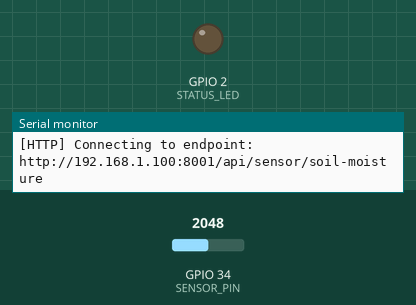
Simulated run of this sketch. Board: ESP32. On the bench: output pins drawn as LEDs (lit = HIGH), the last lines printed to the serial monitor. The inputs (shaded band) are chosen by the test bench; at power-on: GPIO 34 (SENSOR_PIN) = 2048 (analog values on the 0–4095 scale). WiFi joins after 1.5 s; servers stay silent unless stated; uploads are accepted with an empty reply.

Above: at 2.73 s.
At 5.2 s:
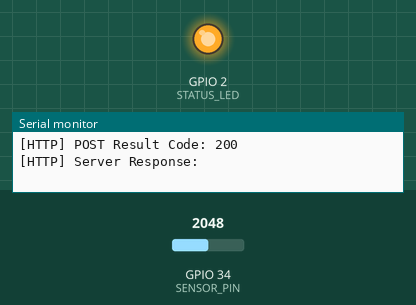
Timing chart, 0 to 9.1 s (numbered marks = the images above):
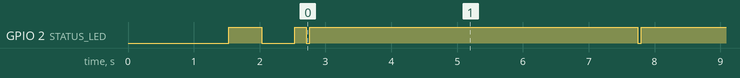

The sketch:

soil_moisture_sensor.ino
```cpp
/**
 * ======================================================================================
 * AGRIGUARD — ESP32 DevKit V1 Soil Moisture Sensor Telemetry Firmware
 * ======================================================================================
 * Hardware Connections:
 *   - ESP32 DevKit V1 (30-pin or 36-pin)
 *   - Analog Soil Moisture Sensor (Capacitive v1.2/v2.0 or Resistive Probe)
 *   - Sensor AO (Analog Output) -> ESP32 GPIO34 (ADC1 Channel 6, input only)
 *   - Sensor GND                -> ESP32 GND
 *   - Sensor VCC                -> ESP32 3.3V (or 5V/VIN if 5V sensor module)
 *   - Built-in LED              -> GPIO 2 (Status indicator)
 * ======================================================================================
 */

#include <WiFi.h>
#include <HTTPClient.h>

// --------------------------------------------------------------------------------------
// 1. NETWORK & BACKEND CONFIGURATION
// --------------------------------------------------------------------------------------
// Replace with your Wi-Fi credentials
const char* WIFI_SSID     = "YOUR_WIFI_SSID";
const char* WIFI_PASSWORD = "YOUR_WIFI_PASSWORD";

/**
 * Backend API Endpoint:
 * - If running AGRIGUARD locally on your computer:
 *   Replace 192.168.1.X with your computer's local LAN IP address.
 *   (Find your local IP by running 'ipconfig' in Windows PowerShell/Command Prompt)
 *   Example: "http://192.168.1.105:8001/api/sensor/soil-moisture"
 *
 * - If AGRIGUARD is deployed online (e.g. AWS, Render, Railway, VPS):
 *   Example: "https://your-agriguard-domain.com/api/sensor/soil-moisture"
 *
 * Note: Never use "localhost" or "127.0.0.1" inside ESP32 code because that points
 * to the ESP32 itself, not your computer!
 */
const char* BACKEND_URL = "http://192.168.1.100:8001/api/sensor/soil-moisture";

// Unique identifier for this sensor node
const char* DEVICE_ID   = "esp32_devkit_v1_field_01";

// --------------------------------------------------------------------------------------
// 2. HARDWARE & PIN DEFINITIONS
// --------------------------------------------------------------------------------------
const int SENSOR_PIN    = 34; // GPIO 34 (ADC1_CH6) — Input only, unaffected by Wi-Fi
const int STATUS_LED    = 2;  // Built-in blue LED on ESP32 DevKit V1

// --------------------------------------------------------------------------------------
// 3. SENSOR CALIBRATION VALUES (Configurable)
// --------------------------------------------------------------------------------------
/**
 * CALIBRATION INSTRUCTIONS:
 * 1. Air / Dry Soil Calibration:
 *    - Wipe the sensor probe completely dry and hold it in the air.
 *    - Open Arduino Serial Monitor (115200 baud).
 *    - Note the raw ADC reading (usually between 3200 and 4095 for 12-bit ADC).
 *    - Set DRY_CALIBRATION_VALUE to this measured number.
 *
 * 2. Water / Saturated Soil Calibration:
 *    - Dip the probe into a cup of water up to the max submersion line (do not submerge electronics).
 *    - Note the raw ADC reading in the Serial Monitor (typically between 1200 and 1800).
 *    - Set WET_CALIBRATION_VALUE to this measured number.
 */
int DRY_CALIBRATION_VALUE = 3500; // Raw ADC reading in dry air / completely dry soil
int WET_CALIBRATION_VALUE = 1400; // Raw ADC reading in cup of water / thoroughly saturated soil

// Transmission interval in milliseconds (default: 5 seconds for responsive live demo)
const unsigned long TRANSMIT_INTERVAL_MS = 5000;
unsigned long lastTransmitTime = 0;

// --------------------------------------------------------------------------------------
// 4. FUNCTION DECLARATIONS
// --------------------------------------------------------------------------------------
void connectWiFi();
int readSmoothedADC(int pin, int samples = 16);
float calculateMoisturePercentage(int rawAdc);
String determineSoilStatus(float percentage);
bool sendTelemetry(int rawAdc, float percentage, const String& status);

// --------------------------------------------------------------------------------------
// SETUP
// --------------------------------------------------------------------------------------
void setup() {
  Serial.begin(115200);
  delay(1000);

  Serial.println("\n========================================================");
  Serial.println("  AGRIGUARD — ESP32 Soil Moisture Sensor Telemetry Node");
  Serial.println("========================================================");

  // Configure Pins
  pinMode(STATUS_LED, OUTPUT);
  pinMode(SENSOR_PIN, INPUT);

  // Configure ESP32 ADC (12-bit resolution: 0 - 4095, 11dB attenuation: 0 - 3.3V range)
  analogReadResolution(12);
  analogSetAttenuation(ADC_11db);

  Serial.printf("[HARDWARE] Sensor Pin: GPIO%d (ADC1)\n", SENSOR_PIN);
  Serial.printf("[CALIBRATION] Dry Value: %d | Wet Value: %d\n", DRY_CALIBRATION_VALUE, WET_CALIBRATION_VALUE);
  Serial.printf("[ENDPOINT] Target URL: %s\n", BACKEND_URL);

  // Connect to Wi-Fi
  connectWiFi();
}

// --------------------------------------------------------------------------------------
// MAIN LOOP
// --------------------------------------------------------------------------------------
void loop() {
  // Check Wi-Fi connection and reconnect if dropped
  if (WiFi.status() != WL_CONNECTED) {
    Serial.println("[WARNING] Wi-Fi lost! Attempting to reconnect...");
    connectWiFi();
  }

  unsigned long currentMillis = millis();
  if (currentMillis - lastTransmitTime >= TRANSMIT_INTERVAL_MS || lastTransmitTime == 0) {
    lastTransmitTime = currentMillis;

    // 1. Read smoothed analog value
    int rawAdc = readSmoothedADC(SENSOR_PIN, 16);

    // 2. Calculate clamped soil moisture percentage (0.0 - 100.0%)
    float moisturePercent = calculateMoisturePercentage(rawAdc);

    // 3. Determine classification (DRY / MOIST / WET)
    String status = determineSoilStatus(moisturePercent);

    // Diagnostic Serial Output
    Serial.println("--------------------------------------------------------");
    Serial.printf("[SENSOR] Raw ADC: %d / 4095 | Moisture: %.1f%% | Status: %s\n",
                  rawAdc, moisturePercent, status.c_str());

    // 4. Send telemetry payload to AgriGuard backend
    if (WiFi.status() == WL_CONNECTED) {
      sendTelemetry(rawAdc, moisturePercent, status);
    } else {
      Serial.println("[ERROR] Cannot transmit: Wi-Fi not connected.");
    }
  }

  // Small delay to allow ESP32 background tasks (Wi-Fi stack, watchdog) to run
  delay(50);
}

// --------------------------------------------------------------------------------------
// WI-FI CONNECTION HANDLER
// --------------------------------------------------------------------------------------
void connectWiFi() {
  Serial.printf("\n[WIFI] Connecting to SSID: '%s' ...\n", WIFI_SSID);
  WiFi.mode(WIFI_STA);
  WiFi.begin(WIFI_SSID, WIFI_PASSWORD);

  int attempts = 0;
  while (WiFi.status() != WL_CONNECTED && attempts < 25) {
    delay(500);
    Serial.print(".");
    // Blink LED while connecting
    digitalWrite(STATUS_LED, !digitalRead(STATUS_LED));
    attempts++;
  }

  if (WiFi.status() == WL_CONNECTED) {
    digitalWrite(STATUS_LED, HIGH); // Solid ON when connected
    Serial.println("\n[WIFI] Connected successfully!");
    Serial.printf("[WIFI] ESP32 Assigned IP: %s\n", WiFi.localIP().toString().c_str());
    Serial.printf("[WIFI] Signal Strength (RSSI): %d dBm\n", WiFi.RSSI());
  } else {
    digitalWrite(STATUS_LED, LOW);
    Serial.println("\n[ERROR] Wi-Fi connection timed out. Will retry in next loop cycle.");
  }
}

// --------------------------------------------------------------------------------------
// SMOOTHED ADC READING (Oversampling to eliminate analog noise)
// --------------------------------------------------------------------------------------
int readSmoothedADC(int pin, int samples) {
  long sum = 0;
  for (int i = 0; i < samples; i++) {
    sum += analogRead(pin);
    delay(10); // Settling delay between samples
  }
  return (int)(sum / samples);
}

// --------------------------------------------------------------------------------------
// CALCULATE MOISTURE PERCENTAGE (Handles normal & inverted calibration curves)
// --------------------------------------------------------------------------------------
float calculateMoisturePercentage(int rawAdc) {
  float pct = 0.0f;

  if (DRY_CALIBRATION_VALUE > WET_CALIBRATION_VALUE) {
    // Standard capacitive/resistive sensor: Higher voltage/ADC = Drier soil
    pct = ((float)(DRY_CALIBRATION_VALUE - rawAdc) / (float)(DRY_CALIBRATION_VALUE - WET_CALIBRATION_VALUE)) * 100.0f;
  } else if (WET_CALIBRATION_VALUE > DRY_CALIBRATION_VALUE) {
    // Inverted sensor: Higher voltage/ADC = Wetter soil
    pct = ((float)(rawAdc - DRY_CALIBRATION_VALUE) / (float)(WET_CALIBRATION_VALUE - DRY_CALIBRATION_VALUE)) * 100.0f;
  } else {
    // Failsafe in case dry == wet
    pct = 50.0f;
  }

  // Clamping strictly between 0.0% and 100.0%
  if (pct < 0.0f) pct = 0.0f;
  if (pct > 100.0f) pct = 100.0f;

  return pct;
}

// --------------------------------------------------------------------------------------
// DETERMINE SOIL STATUS
// --------------------------------------------------------------------------------------
String determineSoilStatus(float percentage) {
  if (percentage < 30.0f) {
    return "DRY";
  } else if (percentage > 70.0f) {
    return "WET";
  } else {
    return "MOIST";
  }
}

// --------------------------------------------------------------------------------------
// SEND TELEMETRY VIA HTTP POST
// --------------------------------------------------------------------------------------
bool sendTelemetry(int rawAdc, float percentage, const String& status) {
  HTTPClient http;

  Serial.printf("[HTTP] Connecting to endpoint: %s\n", BACKEND_URL);
  http.begin(BACKEND_URL);
  http.addHeader("Content-Type", "application/json");
  http.setTimeout(5000); // 5 second timeout

  // Build JSON payload
  // e.g. {"device_id":"esp32_devkit_v1_field_01","raw_adc":2340,"moisture_percentage":55.2,"status":"MOIST","sensor_pin":"GPIO34"}
  String payload = "{";
  payload += "\"device_id\":\"" + String(DEVICE_ID) + "\",";
  payload += "\"raw_adc\":" + String(rawAdc) + ",";
  payload += "\"moisture_percentage\":" + String(percentage, 1) + ",";
  payload += "\"status\":\"" + status + "\",";
  payload += "\"sensor_pin\":\"GPIO34\"";
  payload += "}";

  // Quick double blink on transmit
  digitalWrite(STATUS_LED, LOW);
  delay(50);
  digitalWrite(STATUS_LED, HIGH);

  int httpResponseCode = http.POST(payload);

  if (httpResponseCode > 0) {
    Serial.printf("[HTTP] POST Result Code: %d\n", httpResponseCode);
    String responseString = http.getString();
    Serial.printf("[HTTP] Server Response: %s\n", responseString.c_str());

    http.end();
    return (httpResponseCode == 200 || httpResponseCode == 201);
  } else {
    Serial.printf("[ERROR] HTTP POST failed, error code: %s (code %d)\n",
                  http.errorToString(httpResponseCode).c_str(), httpResponseCode);
    http.end();
    return false;
  }
}
```

Measured:
- by itself, GPIO 2 (STATUS_LED): goes LOW 0.50 s, HIGH 0.18 s, 25 × (LOW 0.05 s, HIGH 5.0 s), LOW 0.05 s, then HIGH
